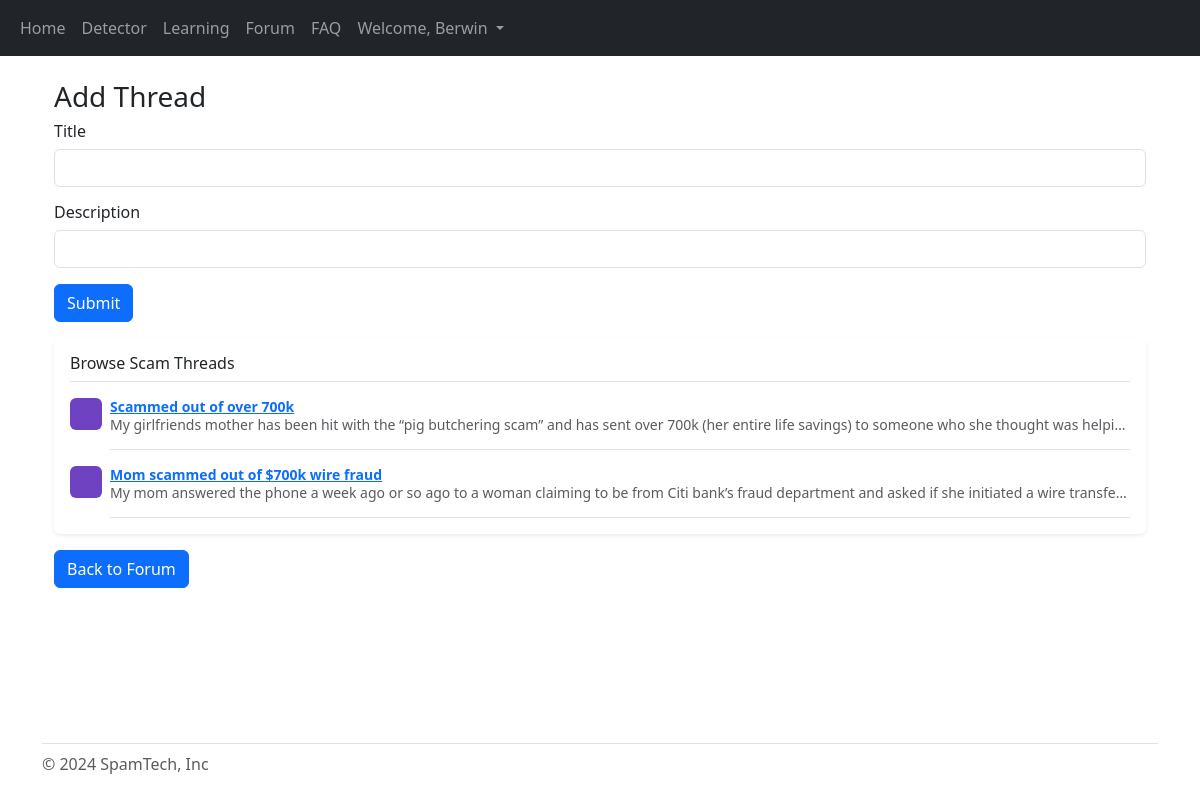
/forum/Scam (signed in), run on the app's committed database.
### website/models.py (models this page shows)
class User(db.Model, UserMixin):
    id = db.Column(db.Integer, primary_key=True)
    email = db.Column(db.String (150), unique=True)
    password = db.Column(db.String (150))
    first_name = db.Column(db.String (150))
    scam = db.relationship('Scams')

class Topic (db.Model):
    title = db.Column(db.String(150), unique=True, nullable=False, primary_key=True)
    description = db.Column(db.String, nullable=False)
    thread = db.relationship('Thread')

class Thread (db.Model):
    id = db.Column(db.Integer, primary_key=True)
    title = db.Column(db.String(150), unique=True, nullable=False)
    description = db.Column(db.String, nullable=False)
    topic_title = db.Column(db.String, db.ForeignKey ('topic.title'))
    comment = db.relationship ('Comment')

### website/pages/forum.py (the view, shortened to what this page needs)
@forum_page.route ('/forum/<title>', methods = ['GET', 'POST'])
@login_required
def thread (title):
    threads = Thread.query.filter_by (topic_title=title).all ()
    topic = Topic.query.get(title)
    return render_template ("forum_thread.html", user=current_user, threads=threads, topic=topic)

### website/templates/forum_thread.html (shortened to what this page needs)
{% extends "base/base.html" %} {% block title %} {{topic.title}} {% endblock %}
{% block content%}
<head>
</head>
<br />
<div class="container">
  <h1 class="fs-3">Add Thread</h1>
  <form action="/forum/{{topic.title}}" method="POST">
    <div class="form-group mb-3">
      <h3 class="fs-6 my-2">Title</h3>
      <input type="text" class="form-control" name="title" />
    </div>
    <div class="form-group mb-3">
      <h3 class="fs-6 my-2">Description</h3>
      <input type="text" class="form-control" name="description" />
    </div>
    <button type="submit" class="btn btn-primary">Submit</button>
  </form>
  <div class="my-3 p-3 bg-body rounded shadow-sm">
    <h6 class="border-bottom pb-2 mb-0">Browse {{topic.title}} Threads</h6>
    {% for item in threads %}
    <div class="d-flex text-muted pt-3">
      <svg
        class="bd-placeholder-img flex-shrink-0 me-2 rounded"
        width="32"
        height="32"
        xmlns="http://www.w3.org/2000/svg"
        role="img"
        aria-label="Placeholder: 32x32"
        preserveAspectRatio="xMidYMid slice"
        focusable="false"
      >
        <text x="50%" y="50%" fill="#6f42c1" dy=".3em">32x32</text>
      </svg>
      <p class="pb-3 mb-0 small lh-sm border-bottom">
        <strong class="d-block text-gray-dark">
          <a href="/forum/{{topic.title}}/{{item.id}}">
            {{item.title}}
          </a></strong
        >
        {{item.description}}
      </p>
    </div>
    {% endfor %}
  </div>
  <form action="/forum">
    <button type="submit" class="btn btn-primary">Back to Forum</button>
  </form>
</div>
{% endblock %}

### website/templates/base/base.html (shortened to what this page needs)
<!DOCTYPE html>
<html>
  <head>
    <link
      href="https://cdn.jsdelivr.net/npm/bootstrap@5.3.3/dist/css/bootstrap.min.css"
      rel="stylesheet"
    />
  </head>
  {% if user.is_authenticated %}
  <nav class="navbar navbar-expand-lg navbar-dark bg-dark">
    <div class="container-fluid">
      <div class="collapse navbar-collapse" id="navbarSupportedContent">
        <ul class="navbar-nav me-auto mb-2 mb-lg-0">
          <li class="nav-item">
            <a class="nav-link" id="home" aria-current="page" href="/">Home</a>
          </li>
          <li class="nav-item">
            <a class="nav-link" id="detector" href="/detector">Detector</a>
          </li>
          <li class="nav-item">
            <a class="nav-link" id="learning" href="/learning">Learning</a>
          </li>
          <li class="nav-item">
            <a class="nav-link" id="forum" href="/forum">Forum</a>
          </li>
          <li class="nav-item">
            <a class="nav-link" id="faq" href="/faq">FAQ</a>
          </li>
          <li class="nav-item dropdown">
            <a
              class="nav-link dropdown-toggle"
              href="#"
              role="button"
              data-bs-toggle="dropdown"
              aria-expanded="false"
            >
              Welcome, {{user.first_name}}
            </a>
          </li>
        </ul>
      </div>
    </div>
  </nav>
  {% endif %}
  <body class="d-flex flex-column min-vh-100">
    <div class="container">{% block content%} {% endblock %}</div>
  </body>
  <div id="footer" class="mt-auto container">
    <footer
      class="flex-wrap justify-content-between align-items-center py-2 my-3 border-top"
    >
      <div class="col-md-4 d-flex align-items-center">
        <span class="mb-3 mb-md-0 text-body-secondary"
          >&copy; 2024 SpamTech, Inc</span
        >
      </div>
    </footer>
  </div>
</html>

### website/templates/forum_thread.html (style rules this page uses)
p { text-overflow: ellipsis; overflow: hidden; white-space: nowrap; }

### data on the page
User: first_name "Berwin"
Topic: title "Scam"
Thread: title "Scammed out of over 700k", description "My girlfriends mother has been hit with the “pig butchering scam” and has sent over 700k (her entire life savings) to someone who she thought was helpi…"
Thread: title "Mom scammed out of $700k wire fraud", description "My mom answered the phone a week ago or so ago to a woman claiming to be from Citi bank’s fraud department and asked if she initiated a wire transfe…"
